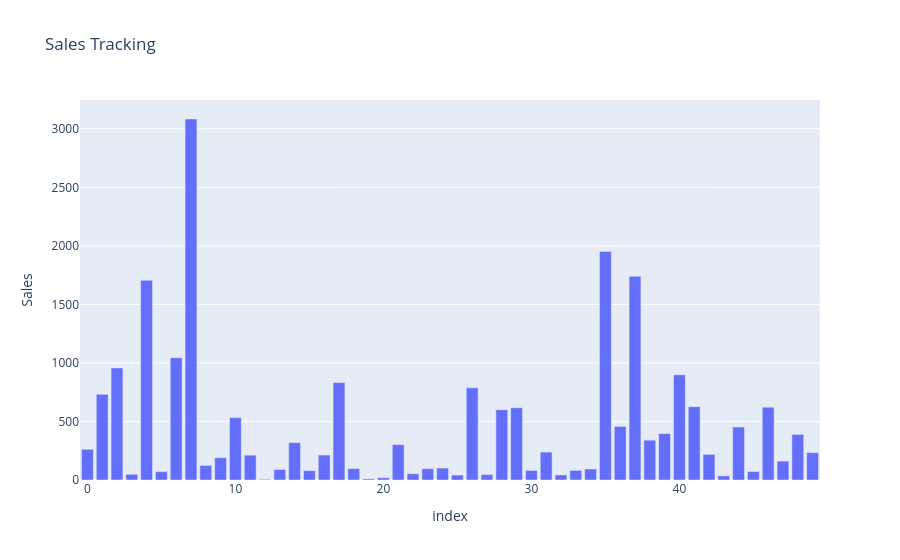

This figure's notebook cell:
### Code cell
fig=px.bar(df.head(50),y='Sales',title='Sales Tracking')
fig.show()

### Figure 1 — Plotly figure (JSON) as saved in the notebook; plotly's stock layout.template omitted (floating-point values rounded to 4 significant figures)
{"data": [{"hovertemplate": "index=%{x}<br>Sales=%{y}<extra></extra>", "legendgroup": "", "marker": {"color": "#636efa", "pattern": {"shape": ""}}, "name": "", "orientation": "v", "showlegend": false, "textposition": "auto", "type": "bar", "x": [0, 1, 2, 3, 4, 5, 6, 7, 8, 9, 10, 11, 12, 13, 14, 15, 16, 17, 18, 19, 20, 21, 22, 23, 24, 25, 26, 27, 28, 29, 30, 31, 32, 33, 34, 35, 36, 37, 38, 39, 40, 41, 42, 43, 44, 45, 46, 47, 48, 49], "xaxis": "x", "y": [262.0, 731.9, 957.6, 48.86, 1706.0, 71.37, 1045.0, 3083.0, 124.2, 190.9, 532.4, 212.1, 6.16, 89.99, 319.4, 79.76, 213.1, 831.9, 97.04, 9.708, 19.3, 302.0, 53.34, 96.53, 102.4, 41.96, 787.5, 47.04, 600.6, 617.7, 81.42, 238.6, 43.12, 82.8, 93.89, 1952.0, 457.6, 1740.0, 340.1, 396.8, 899.1, 626.4, 218.8, 35.17, 452.4, 72.7, 622.5, 161.6, 389.7, 233.9], "yaxis": "y"}], "layout": {"barmode": "relative", "legend": {"tracegroupgap": 0}, "title": {"text": "Sales Tracking"}, "xaxis": {"anchor": "y", "domain": [0, 1], "title": {"text": "index"}}, "yaxis": {"anchor": "x", "domain": [0, 1], "title": {"text": "Sales"}}}}
